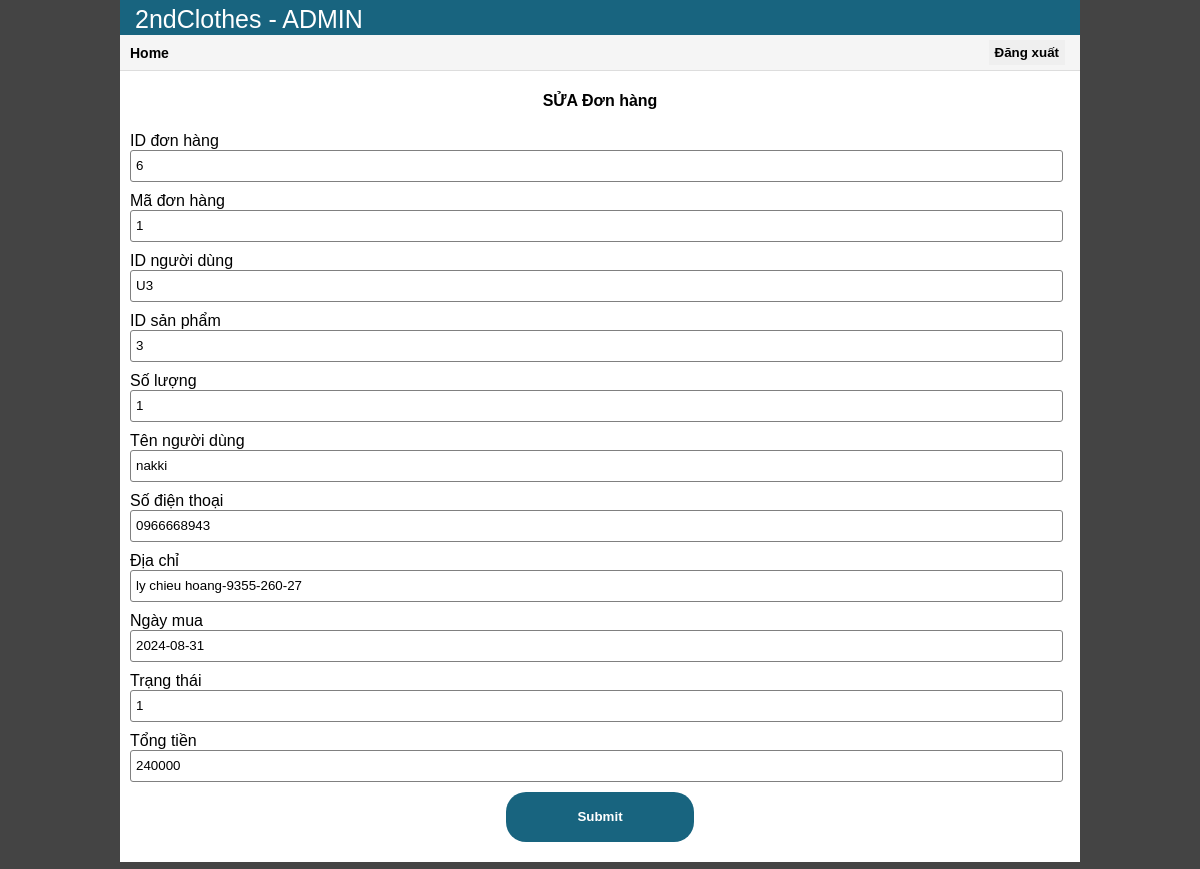
The app's page /admin/function/editBill.php?billID=6 with its own data.
### tables this page shows
CREATE TABLE `bill` (
  `billID` int(11) NOT NULL,
  `maBill` int(11) NOT NULL,
  `userID` varchar(11) NOT NULL,
  `productID` int(11) NOT NULL,
  `quantity` int(11) NOT NULL,
  `username` varchar(50) NOT NULL,
  `phone` varchar(50) NOT NULL,
  `useraddress` varchar(50) NOT NULL,
  `buytime` date NOT NULL,
  `billstate` int(1) NOT NULL,
  `total` float NOT NULL
);

### admin/function/functions.php (called while the page is built, shortened)
<?php
    require_once '../connectdb.php';
?>
<?php
    function getDetailBill($id){
        $sql = "SELECT * FROM bill WHERE billID = $id";
        global $conn;
        $kq = $conn->query($sql);
        if ($kq==null) return false;
        else return $kq->fetch();
    }

### admin/function/editBill.php (the view, shortened to what this page needs)
<?php
    require_once 'functions.php';
    $id = $_GET['billID'];
    settype($id, "int");
    $bill = getDetailBill($id);
?>
<!DOCTYPE html>
<html lang="en">
<head>
    <link rel="stylesheet" href="../css/style.css">
    <link href="../css/add_update.css" rel= "stylesheet" >
</head>
<body>
    <div class="container">
        <header>2ndClothes - ADMIN</header>
        <div class="menu">
            <a href="../index.php" class="home">Home</a>
            <form method="post" action="../login/logout.php">
                <input type="submit" name="logout" value="Đăng xuất">
            </form>
        </div>
        <div class="formContainer">
            <h4 class="formHeader">SỬA Đơn hàng</h4>
            <form action="" method="post">
                <div class="form-group">
                <label>ID đơn hàng</label> <input name="id" type="number" value="<?=$bill['billID']?>" class="form-control"/>
                </div>
                <div class="form-group">
                <label>Mã đơn hàng</label> <input name="code" type="number" value="<?=$bill['maBill']?>" class="form-control"/>
                </div>
                <div class="form-group">
                <label>ID người dùng</label> <input name="user" type="text" value="<?=$bill['userID']?>" class="form-control"/>
                </div>
                <div class="form-group">
                <label>ID sản phẩm</label> <input name="prod" type="number" value="<?=$bill['productID']?>" class="form-control"/>
                </div>
                <div class="form-group">
                <label>Số lượng</label> <input name="qtt" type="number" class="form-control" value="<?=$bill['quantity']?>" ></input>
                </div>
                <div class="form-group">
                <label>Tên người dùng</label> <input name="name" type="text" value="<?=$bill['username']?>" class="form-control"/>
                </div>
                <div class="form-group">
                <label>Số điện thoại</label> <input name="phone" type="text" value="<?=$bill['phone']?>" class="form-control"/>
                </div>
                <div class="form-group">
                <label>Địa chỉ</label> <input name="fullAddress" type="text" value="<?=$bill['useraddress']?>" class="form-control"/>
                </div>
                <div class="form-group">
                <label>Ngày mua</label> <input name="date" type="text" value="<?=$bill['buytime']?>" class="form-control"/>
                </div>
                <div class="form-group">
                <label>Trạng thái</label> <input name="state" type="number" value="<?=$bill['billstate']?>" class="form-control"/>
                </div>
                <div class="form-group">
                <label>Tổng tiền</label> <input name="total" type="number" value="<?=$bill['total']?>" class="form-control"/>
                </div>
                <div class="form-group">
                <input name="btn" type="submit" value="Submit" class="submit-button"/>
                </div>
            </form>
        </div>
    </div>
    </body>
</html>

### admin/css/style.css (style rules this page uses)
body { background-color: #444; margin: 0; font-family: Arial, Helvetica, sans-serif; }
* { text-decoration: none; }
.container { background-color: white; width: 80%; margin-left: 10%; height: 100%; }
header { max-width: 100%; height: 25px; padding: 5px 5px; background-color: #18647f; color: white; font-size: 25px; text-indent: 10px; }
.menu { max-width: 100%; height: 25px; padding: 5px 5px; font-size: 14px; background-color: #f5f5f5; border-bottom: 1px solid #ddd; }
.home { margin-left: 0px; display: inline-block; padding: 5px; color: black; font-weight: bold; }
.menu form { float:right; display: inline; padding: 0px 10px 6px 10px; height: 100%; }
.menu form input { border: none; height: 100%; font-weight: bold; }

### admin/css/add_update.css (style rules this page uses)
.formContainer { margin-bottom: 50px; }
h4 { text-align: center; }
.form-group { margin: 10px 10px 0px; }
.form-control { width:98%; padding: 5px; outline: none; border: 1px solid gray; border-radius: 3px; }
.submit-button { padding: 8px 30px; outline: none; border: none; border-radius: 20px; font-weight: bold; background-color: #18647f; color: white; cursor: pointer; width: 20%; height: 50px; margin-left: 40%; margin-bottom: 20px; }
form input { height: 20px; }

### records on screen
bill: id "6", code "1", user "U3", prod "3", qtt "1", name "nakki", phone "0966668943", fullAddress "ly chieu hoang-9355-260-27", date "2024-08-31", state "1", total "240000"
